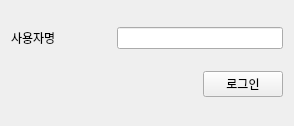
<?xml version="1.0" encoding="UTF-8"?>
<ui version="4.0">
 <class>LoginWidget</class>
 <widget class="QWidget" name="LoginWidget">
  <property name="geometry">
   <rect>
    <x>0</x>
    <y>0</y>
    <width>294</width>
    <height>126</height>
   </rect>
  </property>
  <property name="windowTitle">
   <string>로그인</string>
  </property>
  <layout class="QVBoxLayout" name="verticalLayout">
   <item>
    <layout class="QHBoxLayout" name="horizontalLayout_2">
     <item>
      <widget class="QLabel" name="label_2">
       <property name="minimumSize">
        <size>
         <width>100</width>
         <height>0</height>
        </size>
       </property>
       <property name="text">
        <string>사용자명 </string>
       </property>
      </widget>
     </item>
     <item>
      <widget class="QLineEdit" name="nameLineEdit"/>
     </item>
    </layout>
   </item>
   <item>
    <layout class="QHBoxLayout" name="horizontalLayout_3">
     <item>
      <spacer name="horizontalSpacer">
       <property name="orientation">
        <enum>Qt::Horizontal</enum>
       </property>
       <property name="sizeHint" stdset="0">
        <size>
         <width>40</width>
         <height>20</height>
        </size>
       </property>
      </spacer>
     </item>
     <item>
      <widget class="QPushButton" name="loginButton">
       <property name="text">
        <string>로그인</string>
       </property>
      </widget>
     </item>
    </layout>
   </item>
  </layout>
 </widget>
 <resources/>
 <connections/>
</ui>
